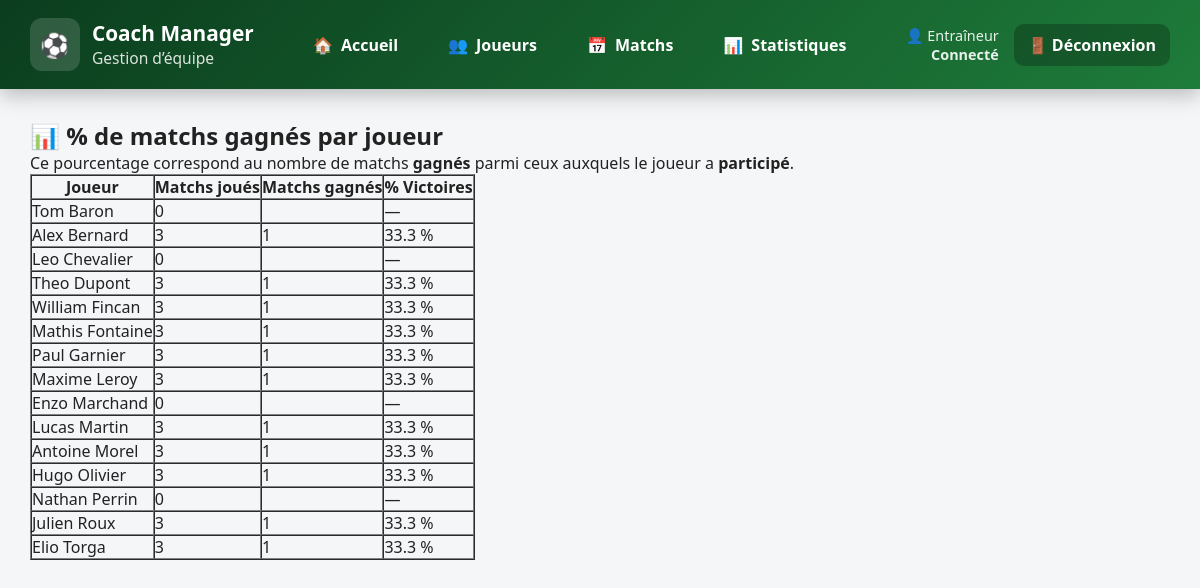
The page /stats/stats_pct_victoires.php (signed in) on the database its author committed.
### tables this page shows
CREATE TABLE joueur (
    id_joueur INT AUTO_INCREMENT PRIMARY KEY,
    nom VARCHAR(50) NOT NULL,
    prenom VARCHAR(50) NOT NULL,
    num_licence VARCHAR(20) UNIQUE NOT NULL,
    date_naissance DATE,
    taille_cm INT,
    poids_kg DECIMAL(5,2),
    id_statut INT NOT NULL,
    FOREIGN KEY (id_statut) REFERENCES statut(id_statut)
);

### stats/stats_pct_victoires.php (the view, shortened to what this page needs)
<?php
require_once __DIR__ . "/../includes/config.php";
include __DIR__ . "/../includes/header.php";
$joueurs = $gestion_sportive->query("
    SELECT id_joueur, nom, prenom
    FROM joueur
    ORDER BY nom, prenom
")->fetchAll(PDO::FETCH_ASSOC);
?>
<h2>📊 % de matchs gagnés par joueur</h2>
<p>
    Ce pourcentage correspond au nombre de matchs <strong>gagnés</strong>
    parmi ceux auxquels le joueur a <strong>participé</strong>.
</p>
<table border="1" cellpadding="6" cellspacing="0">
<thead>
<tr>
    <th>Joueur</th>
    <th>Matchs joués</th>
    <th>Matchs gagnés</th>
    <th>% Victoires</th>
</tr>
</thead>
<tbody>
<?php foreach ($joueurs as $j): ?>
<?php
$id = $j["id_joueur"];
$stmt = $gestion_sportive->prepare("
    SELECT
        COUNT(*) AS total,
        SUM(m.resultat = 'VICTOIRE') AS victoires
    FROM participation p
    JOIN matchs m ON p.id_match = m.id_match
    WHERE p.id_joueur = ?
      AND m.resultat IS NOT NULL
");
$stmt->execute([$id]);
$data = $stmt->fetch(PDO::FETCH_ASSOC);
$total = $data["total"];
$wins  = $data["victoires"];
$pct = ($total > 0) ? round(($wins / $total) * 100, 1) : null;
?>
<tr>
    <td><?= htmlspecialchars($j["prenom"] . " " . $j["nom"]) ?></td>
    <td><?= $total ?></td>
    <td><?= $wins ?></td>
    <td><?= $pct !== null ? $pct . " %" : "—" ?></td>
</tr>
<?php endforeach; ?>
</tbody>
</table>
<?php include __DIR__ . "/../includes/footer.php"; ?>

### includes/header.php (style rules this page uses)
* { box-sizing: border-box; margin: 0; padding: 0; font-family: "Segoe UI", Roboto, Arial, sans-serif; }
body { background-color: #f4f6f8; color: #222; }

### rows shown on the page
joueur: prenom+nom "Tom Baron", total "0"
joueur: prenom+nom "Alex Bernard", total "3", wins "1", pct "33.3"
joueur: prenom+nom "Leo Chevalier", total "0"
joueur: prenom+nom "Theo Dupont", total "3", wins "1", pct "33.3"
joueur: prenom+nom "William Fincan", total "3", wins "1", pct "33.3"
joueur: prenom+nom "Mathis Fontaine", total "3", wins "1", pct "33.3"
joueur: prenom+nom "Paul Garnier", total "3", wins "1", pct "33.3"
joueur: prenom+nom "Maxime Leroy", total "3", wins "1", pct "33.3"
joueur: prenom+nom "Enzo Marchand", total "0"
joueur: prenom+nom "Lucas Martin", total "3", wins "1", pct "33.3"
joueur: prenom+nom "Antoine Morel", total "3", wins "1", pct "33.3"
joueur: prenom+nom "Hugo Olivier", total "3", wins "1", pct "33.3"
joueur: prenom+nom "Nathan Perrin", total "0"
joueur: prenom+nom "Julien Roux", total "3", wins "1", pct "33.3"
joueur: prenom+nom "Elio Torga", total "3", wins "1", pct "33.3"
